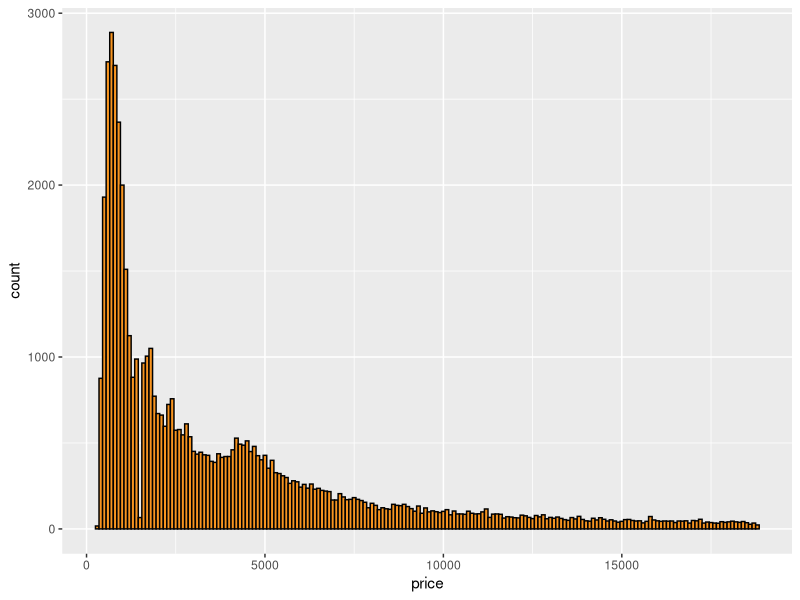
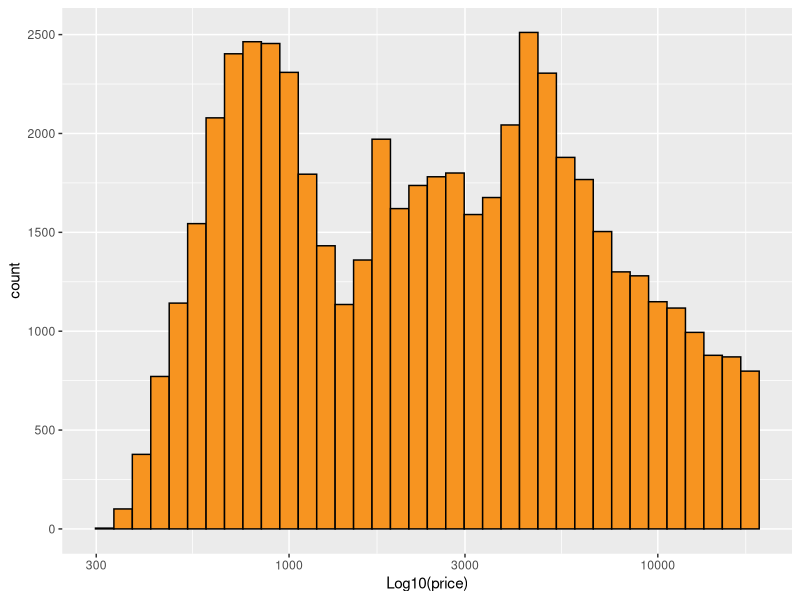
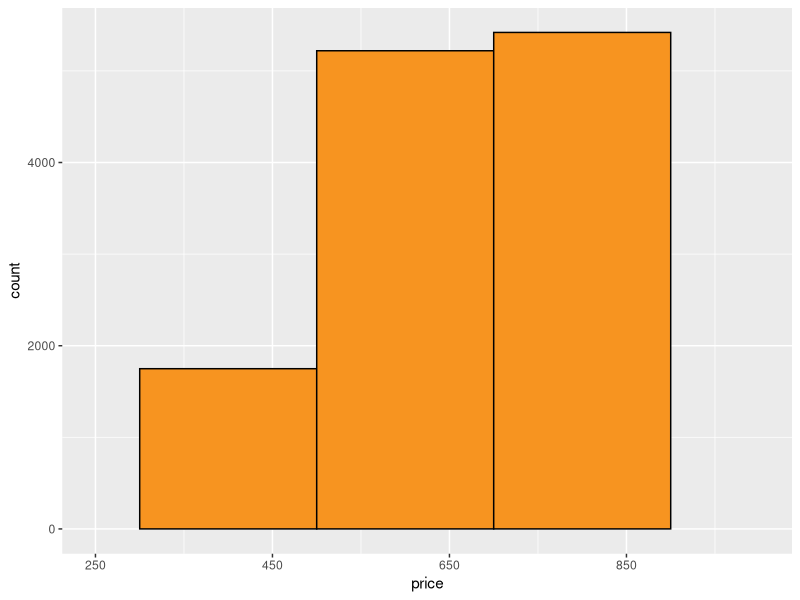
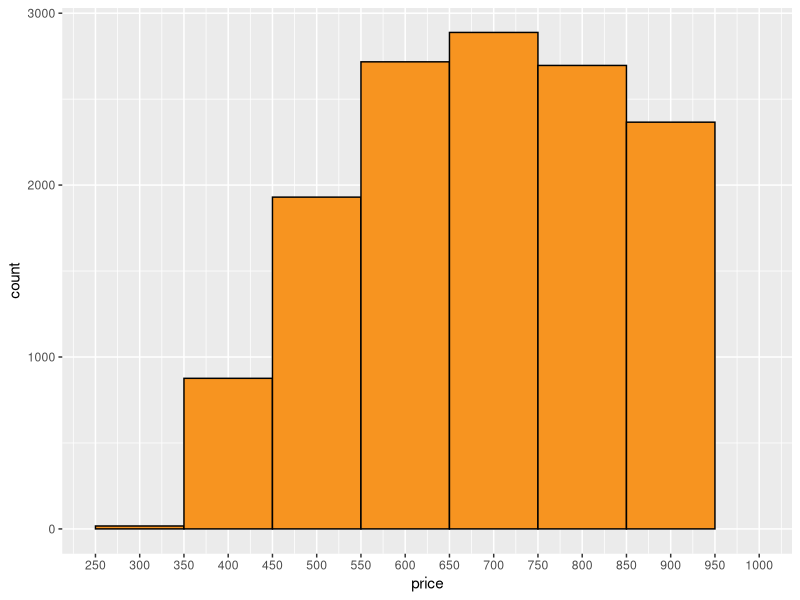
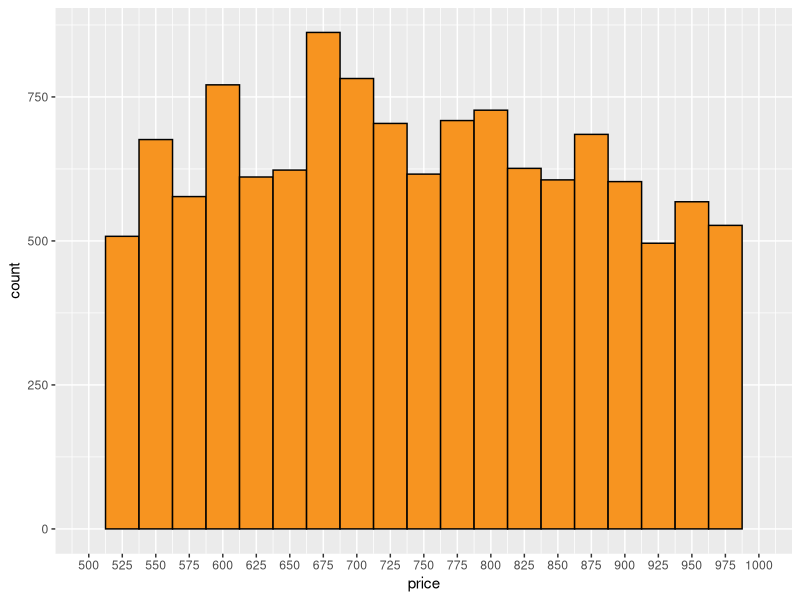
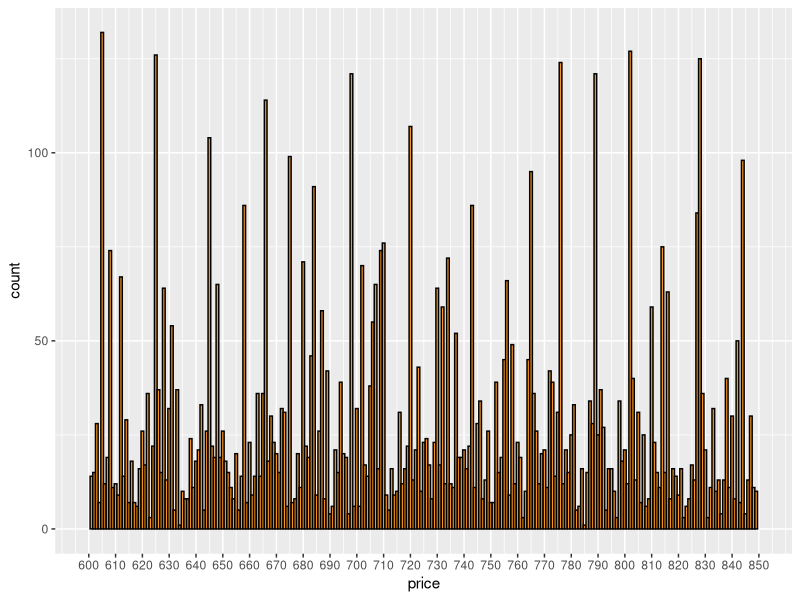
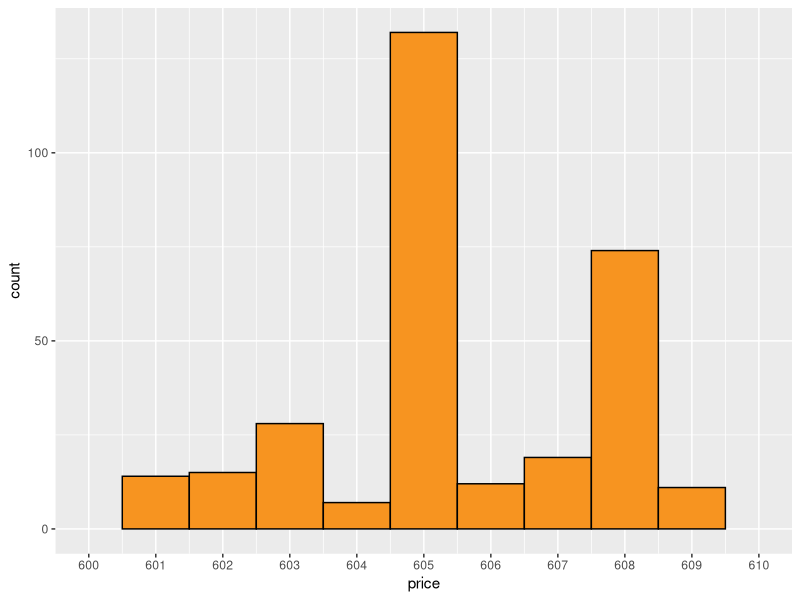
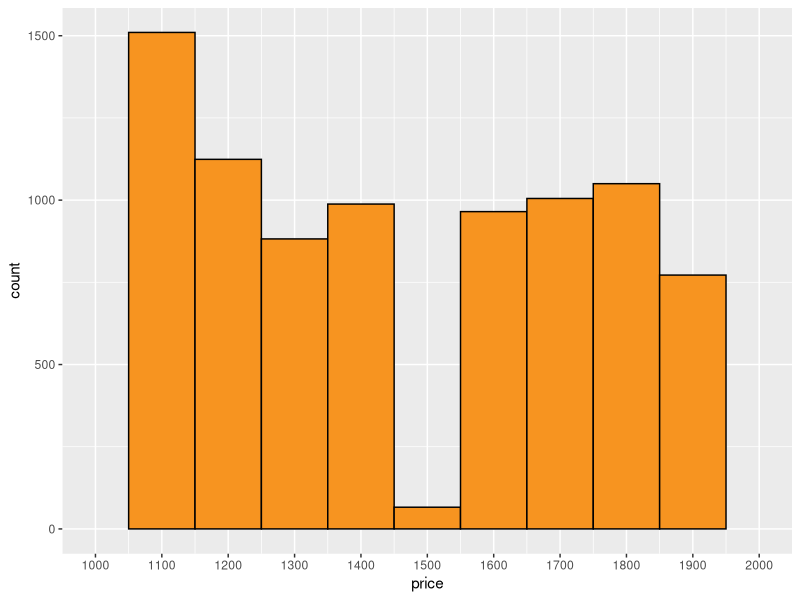

Recreate these plots in R, in order.
## ---- chunk 1
library(ggplot2)
data(diamonds)
summary(diamonds)
## ---- chunk 2
?diamonds
## ---- chunk 3
library(ggthemes)
## ---- chunk 4
ggplot(aes(x = price), data = diamonds) + 
  geom_histogram(binwidth = 100,  color = 'black',fill = '#F79420')
## ---- chunk 5
ggplot(aes(x = price), data = diamonds) + 
  geom_histogram(binwidth = .05,  color = 'black',fill = '#F79420') + 
  scale_x_log10()+
  xlab('Log10(price)')
  
## ---- chunk 6
summary(diamonds$price)
## ---- chunk 7
nrow(subset(diamonds, diamonds$price < 500))
## ---- chunk 8
nrow(subset(diamonds, diamonds$price < 250))
## ---- chunk 9
nrow(subset(diamonds, diamonds$price >= 15000))
## ---- chunk 10
ggplot(aes(x = price), data = diamonds) + 
  geom_histogram(binwidth = 200,  color = 'black',fill = '#F79420') +
  scale_x_continuous(limits = c(250, 1000), breaks = seq(250, 1000, 200))

## ---- chunk 11
ggplot(aes(x = price), data = diamonds) + 
  geom_histogram(binwidth = 100,  color = 'black',fill = '#F79420') +
  scale_x_continuous(limits = c(250, 1000), breaks = seq(250, 1000, 50))
## ---- chunk 12
ggplot(aes(x = price), data = diamonds) + 
  geom_histogram(binwidth = 25,  color = 'black',fill = '#F79420') +
  scale_x_continuous(limits = c(500, 1000), breaks = seq(500, 1000, 25))
## ---- chunk 13
ggplot(aes(x = price), data = diamonds) + 
  geom_histogram(binwidth = 1,  color = 'black',fill = '#F79420') +
  scale_x_continuous(limits = c(600, 850), breaks = seq(600, 850, 10))
## ---- chunk 14
ggplot(aes(x = price), data = diamonds) + 
  geom_histogram(binwidth = 1,  color = 'black',fill = '#F79420') +
  scale_x_continuous(limits = c(600, 610), breaks = seq(600, 610, 1))
## ---- chunk 15
ggplot(aes(x = price), data = diamonds) + 
  geom_histogram(binwidth = 100,  color = 'black',fill = '#F79420') +
  scale_x_continuous(limits = c(1000, 2000), breaks = seq(1000, 2000, 100))
## ---- chunk 16
ggplot(aes(x = price), data = diamonds) + 
  geom_histogram(binwidth = 10,  color = 'black',fill = '#F79420') +
  scale_x_continuous(limits = c(1400, 1600), breaks = seq(1400, 1600, 10))
## ---- chunk 17
ggplot(aes(x = price), data = diamonds) + 
  geom_histogram(binwidth = 100,  color = 'black',fill = '#F79420') +
  facet_wrap(~cut,ncol = 1)
## ---- chunk 18
ggplot(aes(x = price), data = diamonds) + 
  geom_histogram(binwidth = .05,  color = 'black',fill = '#F79420') + 
  scale_x_log10()+
  xlab('Log10(price)') +
  facet_wrap(~cut,ncol = 1)
## ---- chunk 19
by(diamonds$price,diamonds$cut,max)
by(diamonds$price,diamonds$cut,min)
by(diamonds$price,diamonds$cut,median)
## ---- chunk 20
# In the two last exercises, we looked at
# the distribution for diamonds by cut.

# Run the code below in R Studio to generate
# the histogram as a reminder.

# ===============================================================

qplot(x = price, data = diamonds) + facet_wrap(~cut)



                                                                               
# ===============================================================

# In the last exercise, we looked at the summary statistics
# for diamond price by cut. If we look at the output table, the
# the median and quartiles are reasonably close to each other.

# diamonds$cut: Fair
#    Min. 1st Qu.  Median    Mean 3rd Qu.    Max. 
#     337    2050    3282    4359    5206   18570 
# ------------------------------------------------------------------------ 
# diamonds$cut: Good
#    Min. 1st Qu.  Median    Mean 3rd Qu.    Max. 
#     327    1145    3050    3929    5028   18790 
# ------------------------------------------------------------------------ 
# diamonds$cut: Very Good
#    Min. 1st Qu.  Median    Mean 3rd Qu.    Max. 
#     336     912    2648    3982    5373   18820 
# ------------------------------------------------------------------------ 
# diamonds$cut: Premium
#    Min. 1st Qu.  Median    Mean 3rd Qu.    Max. 
#     326    1046    3185    4584    6296   18820 
# ------------------------------------------------------------------------ 
# diamonds$cut: Ideal
#    Min. 1st Qu.  Median    Mean 3rd Qu.    Max. 
#     326     878    1810    3458    4678   18810 

# This means the distributions should be somewhat similar,
# but the histograms we created don't show that.

# The 'Fair' and 'Good' diamonds appear to have 
# different distributions compared to the better
# cut diamonds. They seem somewhat uniform
# on the left with long tails on the right.

# Let's look in to this more.

# Look up the documentation for facet_wrap in R Studio.
# Then, scroll back up and add a parameter to facet_wrap so that
# the y-axis in the histograms is not fixed. You want the y-axis to
# be different for each histogram.

# If you want a hint, check out the Instructor Notes.
## ---- chunk 21
ggplot(aes(x = price), data = diamonds) + 
  geom_histogram(binwidth = 100,  color = 'black',fill = '#F79420') +
  facet_wrap(~cut,ncol = 1, scales = 'free')
## ---- chunk 22
ggplot(aes(x = price), data = diamonds) + 
  geom_histogram(binwidth = .05,  color = 'black',fill = '#F79420') + 
  scale_x_log10()+
  xlab('Log10(price)') +
  facet_wrap(~cut,ncol = 1, scales = 'free')
## ---- chunk 23
ggplot(aes(x = price/carat), data = diamonds) + 
  geom_histogram(binwidth = 100,  color = 'black',fill = '#F79420') +
  facet_wrap(~cut,ncol = 1, scales = 'free')
## ---- chunk 24
ggplot(aes(x = price), data = diamonds) + 
  geom_histogram(binwidth = .05,  color = 'black',fill = '#F79420') + 
  scale_x_log10()+
  xlab('Log10(price/carat)') +
  facet_wrap(~cut,ncol = 1, scales = 'free')
## ---- chunk 25
library(gridExtra) 
## ---- chunk 26
clarity = qplot(x = clarity, y = price,data = diamonds,geom = 'boxplot') +
  coord_cartesian()
  

color = qplot(x = color, y = price,data = diamonds,geom = 'boxplot') +
  coord_cartesian()

cut = qplot(x = cut, y = price,data = diamonds,geom = 'boxplot') +
  coord_cartesian()

grid.arrange(clarity, color, cut, ncol = 1)
## ---- chunk 27
clarity = qplot(x = clarity, y = price,data = diamonds,geom = 'boxplot') +
  coord_cartesian(ylim = c(250,7000))
  

color = qplot(x = color, y = price,data = diamonds,geom = 'boxplot') +
  coord_cartesian(ylim = c(250,7000))

cut = qplot(x = cut, y = price,data = diamonds,geom = 'boxplot') +
  coord_cartesian(ylim = c(250,7000))

grid.arrange(clarity, color, cut, ncol = 1)
## ---- chunk 28
by(diamonds$price,diamonds$cut, median)
by(diamonds$price,diamonds$cut, max)
by(diamonds$price,diamonds$cut, min)
by(diamonds$price,diamonds$cut, mean)
by(diamonds$price,diamonds$cut, median) - by(diamonds$price,diamonds$cut, mean)
## ---- chunk 29
by(diamonds$price,(diamonds$color == 'D'), summary)
## ---- chunk 30
by(diamonds$price,(diamonds$color == 'J'), summary)
## ---- chunk 31
by(diamonds$price,(diamonds$color == 'D'), IQR)
## ---- chunk 32
by(diamonds$price,(diamonds$color == 'J'), IQR)
